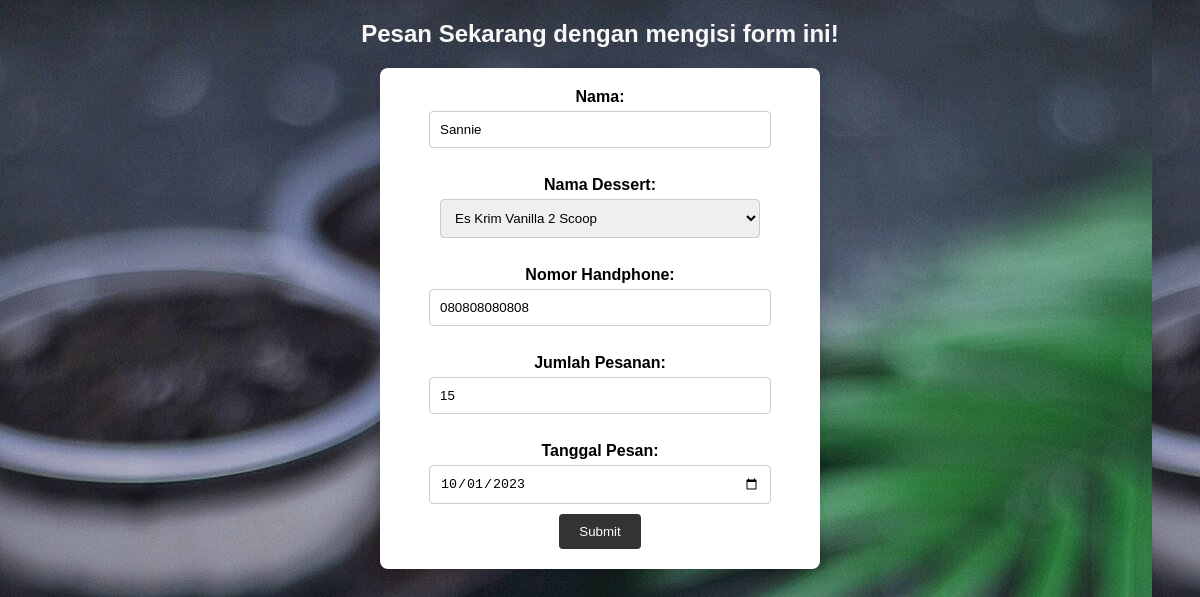
/ubah.php?id=0000000002, run on the app's committed database.
### tables this page shows
CREATE TABLE `transaksi` (
  `id_transaksi` int(10) UNSIGNED ZEROFILL NOT NULL,
  `id_menu` int(11) NOT NULL,
  `nama_pelanggan` varchar(50) NOT NULL,
  `no_hp` varchar(12) NOT NULL,
  `jumlah` int(11) NOT NULL,
  `tanggal` date NOT NULL,
  `total_harga` int(11) NOT NULL
);

CREATE TABLE `menu` (
  `id_menu` int(11) NOT NULL,
  `nama` varchar(50) NOT NULL,
  `harga` int(11) NOT NULL,
  `deskripsi` varchar(255) NOT NULL
);

### ubah.php (the view, shortened to what this page needs)
<?php
require "function.php";
$id = $_GET["id"];
$queryOption = mysqli_query($conn, "SELECT * FROM menu");
$queryInputan = mysqli_query($conn, "SELECT * FROM transaksi WHERE id_transaksi = $id");
$data = mysqli_fetch_assoc($queryInputan);
?>
<!DOCTYPE html>
<html lang="en">
<head>
    <link rel="stylesheet" href="formstyle.css">
</head>
<body>
    <h2>Pesan Sekarang dengan mengisi form ini!</h2>
    <form method="POST" action="">
        <label for="nama">Nama:</label>
        <input type="text" value="<?= $data["nama_pelanggan"] ?>" id="nama" name="nama" required><br><br>
        <label for="nama_dessert">Nama Dessert:</label>
        <select name="nama_dessert" id="nama_dessert">
            <?php while ($menu = mysqli_fetch_assoc($queryOption)) : ?>
                <option value="<?= $menu["id_menu"] ?>" <?php if ($menu["id_menu"] == $data["id_menu"]) : ?> selected <?php endif ?>><?= $menu["nama"] ?></option>
            <?php endwhile ?>
        </select><br><br>
        <label for="no_hp">Nomor Handphone:</label>
        <input type="number" maxlength="12" value="<?= $data["no_hp"] ?>" id="no_hp" name="no_hp" required><br><br>
        <label for="jumlah">Jumlah Pesanan:</label>
        <input type="number" value="<?= $data["jumlah"] ?>" id="jumlah" name="jumlah" required><br><br>
        <div class="form-group">
            <label for="tanggal_pesan">Tanggal Pesan:</label>
            <input type="date" value="<?= $data["tanggal"] ?>" id="tanggal_pesan" name="tanggal_pesan" required>
            <input type="submit" name="kirim">
    </form>
</body>
</html>

### formstyle.css (style rules this page uses)
* { margin: 0; padding: 0; }
body { font-family: Arial, sans-serif; background-color: #f0f0f0; text-align: center; padding: 20px; background-image: url('dessert.jpeg'); }
form { background-color: #ffffff; border-radius: 8px; box-shadow: 0 0 10px rgba(0, 0, 0, 0.1); padding: 20px; max-width: 400px; margin: 0 auto; }
h2 { color: #f9f8f8; font-size: 24px; margin-bottom: 20px; }
label { display: block; font-weight: bold; margin-bottom: 5px; }
input[type="text"], input[type="number"], input[type="date"],select { width: 80%; padding: 10px; margin-bottom: 10px; border: 1px solid #ccc; border-radius: 4px; }
input[type="submit"] { background-color: #333; color: #fff; padding: 10px 20px; border: none; border-radius: 4px; cursor: pointer; }

### data on the page
transaksi: nama "Sannie", nama_dessert "Es Krim Vanilla 2 Scoop", no_hp "080808080808", jumlah "15", tanggal_pesan "10/01/2023"
